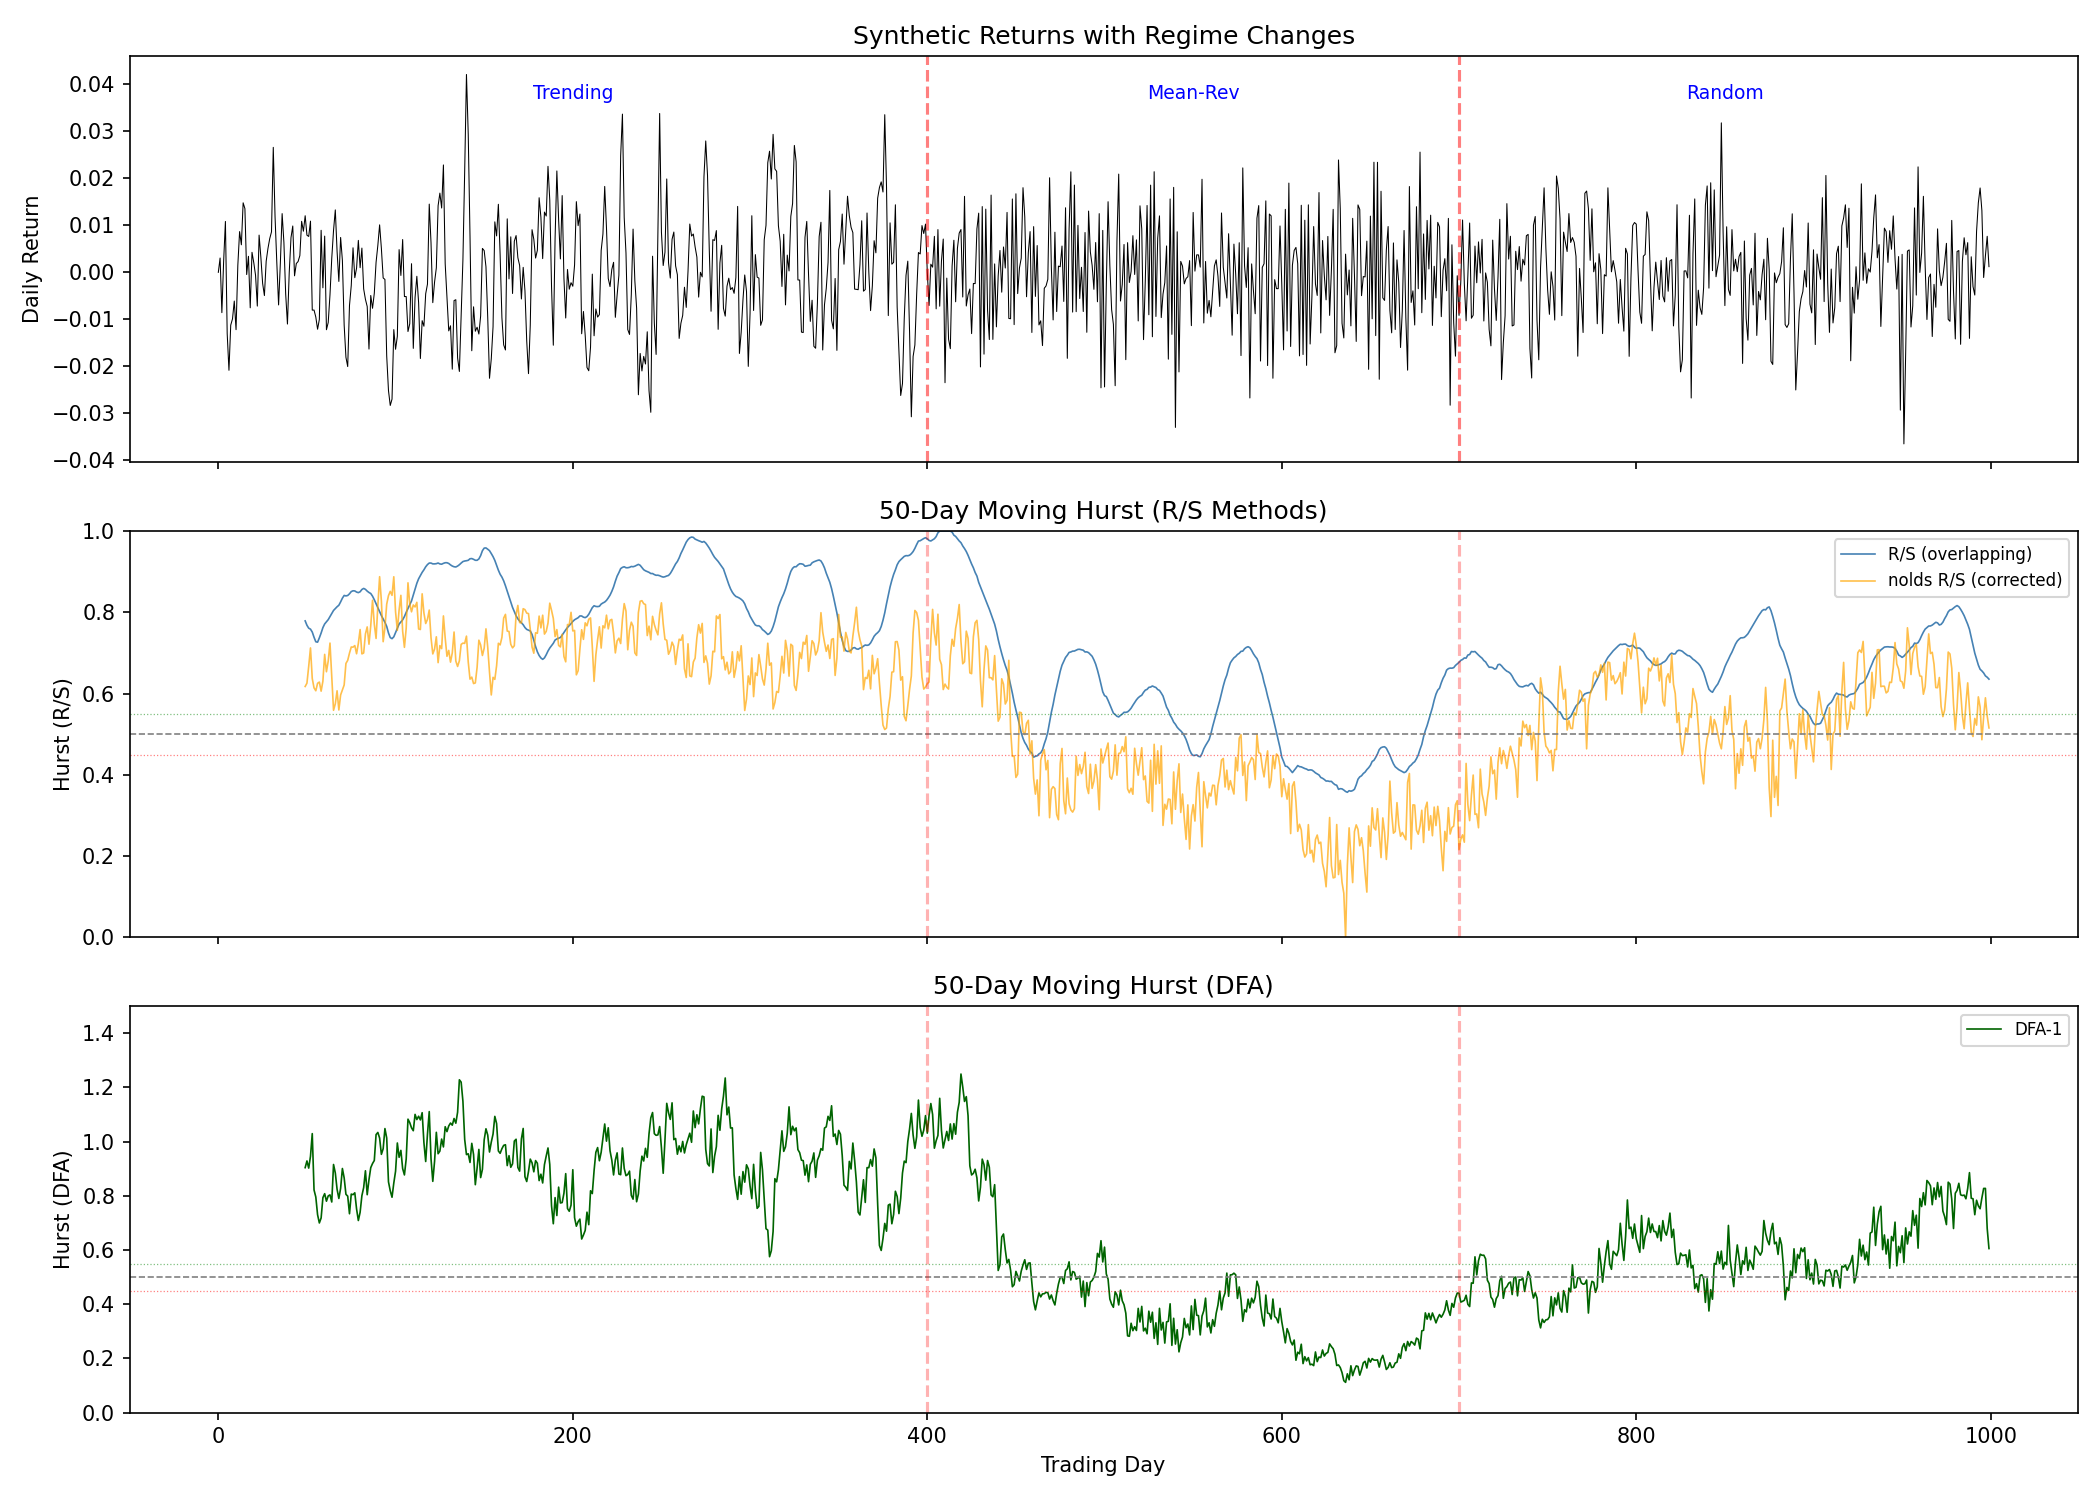

Reproduce this figure in Python.
"""
50-Day Moving Hurst Exponent on Daily Returns
==============================================

计算流程:
  1. 取日频收益率序列 r[0], r[1], ..., r[T-1]
  2. 在每个时刻 t (t >= window-1), 取过去 window 天的收益率窗口
  3. 对该窗口做 R/S 分析 (或 DFA), 得到当日的 Hurst 值
  4. 向前滑动 1 天, 重复

核心问题: 50 个样本点非常少, R/S 可用的尺度范围极其有限 (约 5~12),
         估计偏差大、方差高。下面展示三种方法并做对比。
"""

import numpy as np
import matplotlib
matplotlib.use("Agg")
import matplotlib.pyplot as plt

# ============================================================
# Method 1: 手写 R/S (适配小窗口)
# ============================================================
def hurst_rs_small(series, min_n=5, max_n=None):
    """
    R/S analysis tuned for short series (N=50~100).

    对小窗口做了两处适配:
      - min_n 降到 5 (默认 10 在 N=50 时尺度点太少)
      - 使用 overlapping segments 增加每个尺度的 R/S 样本量
    """
    x = np.asarray(series, dtype=np.float64)
    N = len(x)
    if max_n is None:
        max_n = N // 2

    log_n = []
    log_rs = []

    for n in range(min_n, max_n + 1):
        rs_list = []
        for start in range(0, N - n + 1):
            seg = x[start : start + n]
            m = seg.mean()
            devs = seg - m
            cum = np.cumsum(devs)
            R = cum.max() - cum.min()
            S = seg.std(ddof=1)
            if S > 1e-12:
                rs_list.append(R / S)
        if len(rs_list) >= 2:
            log_n.append(np.log(n))
            log_rs.append(np.log(np.mean(rs_list)))

    if len(log_n) < 3:
        return np.nan

    H, _ = np.polyfit(log_n, log_rs, 1)
    return float(np.clip(H, 0.0, 1.0))


# ============================================================
# Method 2: 手写简化 DFA-1 (适配小窗口)
# ============================================================
def hurst_dfa_small(series, min_box=4, max_box=None, num_scales=15):
    """
    Simplified DFA-1 for short windows.
    Returns the DFA exponent alpha, which for stationary increments
    (like returns) maps directly to H.
    """
    x = np.asarray(series, dtype=np.float64)
    N = len(x)
    if max_box is None:
        max_box = N // 2

    profile = np.cumsum(x - x.mean())

    boxes = np.unique(np.logspace(
        np.log10(min_box), np.log10(max_box), num=num_scales
    ).astype(int))
    boxes = boxes[(boxes >= min_box) & (boxes <= max_box)]

    log_s = []
    log_f = []

    for s in boxes:
        n_seg = N // s
        if n_seg < 1:
            continue
        var_list = []
        for i in range(n_seg):
            seg = profile[i * s : (i + 1) * s]
            t = np.arange(s, dtype=np.float64)
            coef = np.polyfit(t, seg, 1)
            trend = np.polyval(coef, t)
            var_list.append(np.mean((seg - trend) ** 2))
        if var_list:
            log_s.append(np.log(s))
            log_f.append(0.5 * np.log(np.mean(var_list)))

    if len(log_s) < 3:
        return np.nan

    alpha, _ = np.polyfit(log_s, log_f, 1)
    return float(np.clip(alpha, 0.0, 2.0))


# ============================================================
# Method 3: nolds library
# ============================================================
def hurst_nolds_rs(series):
    import nolds
    try:
        return nolds.hurst_rs(series, corrected=True, nvals=None)
    except Exception:
        return np.nan


# ============================================================
# Rolling Hurst calculator
# ============================================================
def rolling_hurst(returns, window=50, method="rs_small"):
    """
    Compute moving Hurst exponent.

    Parameters
    ----------
    returns : array-like
        Daily log-return series.
    window : int
        Lookback window in trading days.
    method : str
        "rs_small"  - hand-written R/S with overlapping segments
        "dfa_small" - hand-written DFA-1
        "nolds"     - nolds.hurst_rs with Anis-Lloyd-Peters correction

    Returns
    -------
    dates_idx : ndarray of int
        Index of the last day in each window (i.e., "as-of" date).
    h_values : ndarray of float
        Hurst exponent estimates.
    """
    r = np.asarray(returns, dtype=np.float64)
    N = len(r)

    func_map = {
        "rs_small": hurst_rs_small,
        "dfa_small": hurst_dfa_small,
        "nolds": hurst_nolds_rs,
    }
    func = func_map[method]

    idx_list = []
    h_list = []

    for end in range(window, N + 1):
        seg = r[end - window : end]
        h = func(seg)
        idx_list.append(end - 1)
        h_list.append(h)

    return np.array(idx_list), np.array(h_list)


# ============================================================
# Demo: synthetic data with regime changes
# ============================================================
def generate_regime_data(n_total=1000, seed=42):
    """
    Generate synthetic daily returns with three regimes:
      [0,   400) - trending  (persistent, H > 0.5)
      [400, 700) - mean-reverting (anti-persistent, H < 0.5)
      [700, 1000) - random walk (H ≈ 0.5)
    """
    rng = np.random.default_rng(seed)

    trending = np.empty(400)
    trending[0] = 0.0
    for i in range(1, 400):
        trending[i] = 0.6 * trending[i - 1] + rng.normal(0, 0.01)

    mean_rev = np.empty(300)
    mean_rev[0] = 0.0
    for i in range(1, 300):
        mean_rev[i] = -0.5 * mean_rev[i - 1] + rng.normal(0, 0.01)

    random_walk = rng.normal(0, 0.01, 300)

    returns = np.concatenate([trending, mean_rev, random_walk])
    return returns


def main():
    print("=" * 60)
    print("50-Day Moving Hurst Exponent - Demo")
    print("=" * 60)

    returns = generate_regime_data(n_total=1000, seed=42)
    window = 50

    # --- Compute with all three methods ---
    idx1, h1 = rolling_hurst(returns, window=window, method="rs_small")
    idx2, h2 = rolling_hurst(returns, window=window, method="dfa_small")
    idx3, h3 = rolling_hurst(returns, window=window, method="nolds")

    # --- Print summary statistics per regime ---
    regimes = [
        ("Trending (persistent)",     0,   400),
        ("Mean-reverting (anti-per)", 400, 700),
        ("Random walk",               700, 1000),
    ]

    for name, start, end in regimes:
        mask = (idx1 >= start + window - 1) & (idx1 < end)
        print(f"\n--- {name} [day {start}~{end}] ---")
        print(f"  R/S small : mean={np.nanmean(h1[mask]):.3f}  "
              f"std={np.nanstd(h1[mask]):.3f}")
        mask2 = (idx2 >= start + window - 1) & (idx2 < end)
        print(f"  DFA small : mean={np.nanmean(h2[mask2]):.3f}  "
              f"std={np.nanstd(h2[mask2]):.3f}")
        mask3 = (idx3 >= start + window - 1) & (idx3 < end)
        print(f"  nolds R/S : mean={np.nanmean(h3[mask3]):.3f}  "
              f"std={np.nanstd(h3[mask3]):.3f}")

    # --- Plot ---
    fig, axes = plt.subplots(3, 1, figsize=(14, 10), sharex=True)

    axes[0].plot(returns, linewidth=0.5, color="black")
    axes[0].set_ylabel("Daily Return")
    axes[0].set_title("Synthetic Returns with Regime Changes")
    axes[0].axvline(400, color="red", linestyle="--", alpha=0.5)
    axes[0].axvline(700, color="red", linestyle="--", alpha=0.5)
    axes[0].text(200, axes[0].get_ylim()[1] * 0.8, "Trending",
                 ha="center", fontsize=9, color="blue")
    axes[0].text(550, axes[0].get_ylim()[1] * 0.8, "Mean-Rev",
                 ha="center", fontsize=9, color="blue")
    axes[0].text(850, axes[0].get_ylim()[1] * 0.8, "Random",
                 ha="center", fontsize=9, color="blue")

    axes[1].plot(idx1, h1, linewidth=0.8, label="R/S (overlapping)", color="steelblue")
    axes[1].plot(idx3, h3, linewidth=0.8, label="nolds R/S (corrected)", color="orange", alpha=0.7)
    axes[1].axhline(0.5, color="gray", linestyle="--", linewidth=0.8)
    axes[1].axhline(0.55, color="green", linestyle=":", linewidth=0.6, alpha=0.5)
    axes[1].axhline(0.45, color="red", linestyle=":", linewidth=0.6, alpha=0.5)
    axes[1].axvline(400, color="red", linestyle="--", alpha=0.3)
    axes[1].axvline(700, color="red", linestyle="--", alpha=0.3)
    axes[1].set_ylabel("Hurst (R/S)")
    axes[1].set_ylim(0, 1)
    axes[1].legend(loc="upper right", fontsize=8)
    axes[1].set_title(f"50-Day Moving Hurst (R/S Methods)")

    axes[2].plot(idx2, h2, linewidth=0.8, label="DFA-1", color="darkgreen")
    axes[2].axhline(0.5, color="gray", linestyle="--", linewidth=0.8)
    axes[2].axhline(0.55, color="green", linestyle=":", linewidth=0.6, alpha=0.5)
    axes[2].axhline(0.45, color="red", linestyle=":", linewidth=0.6, alpha=0.5)
    axes[2].axvline(400, color="red", linestyle="--", alpha=0.3)
    axes[2].axvline(700, color="red", linestyle="--", alpha=0.3)
    axes[2].set_ylabel("Hurst (DFA)")
    axes[2].set_xlabel("Trading Day")
    axes[2].set_ylim(0, 1.5)
    axes[2].legend(loc="upper right", fontsize=8)
    axes[2].set_title(f"50-Day Moving Hurst (DFA)")

    plt.tight_layout()
    plt.savefig("moving_hurst_50d.png", dpi=150)
    plt.close()
    print(f"\nPlot saved to moving_hurst_50d.png")

    # --- Practical guidance ---
    print("\n" + "=" * 60)
    print("PRACTICAL NOTES FOR 50-DAY WINDOW")
    print("=" * 60)
    print("""
1. 50 个样本点是 Hurst 估计的下限, 结果方差很大。
   不要对单日的 H 值做决策, 应关注 H 的趋势方向。

2. R/S 方法在 N=50 时:
   - 非重叠分段: 尺度范围仅 [5, 12], 约 8 个回归点
   - 重叠分段 (本实现): 同样的尺度范围但每个尺度有更多样本,
     R/S 估计更稳定

3. DFA 在 N=50 时:
   - box size 范围 [4, 25], 约 10-15 个回归点
   - DFA 的 alpha 对 stationary increments (收益率) 直接等于 H
   - 但小样本下 alpha 偏差也不小

4. 实战建议:
   - 将 H 值做 5~10 日移动平均, 进一步平滑
   - 关注 H 的变化方向而非绝对值
   - 同时使用 R/S 和 DFA, 两者一致时信号更可靠
   - 如果可能, 用 100~200 日窗口替代 50 日窗口
""")


if __name__ == "__main__":
    main()
